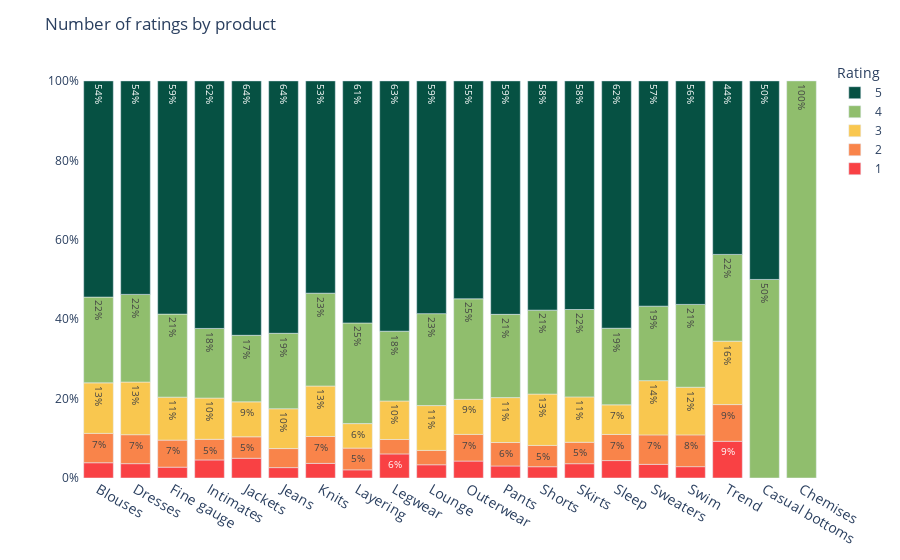

The cell this chart's notebook holds for it:
### Code cell
data_4['Rating'] = data_4['Rating'].sort_values().astype(str)

fig = px.bar(data_4, x="Class Name", y='per_number_of_reviews', 
             color='Rating',
      text_auto='.0%',     
      color_discrete_map={
        '5': 'rgb(6, 81, 67)',
        '4': 'rgb(144, 190, 109)',
        '3': 'rgb(249, 199, 79)',
        '2': 'rgb(249, 132, 74)',
        '1': 'rgb(249, 65, 68)',
      })

fig.update_traces(hovertemplate= '%{y:.1%}',
                 textposition='inside')

fig.update_layout(
    legend=dict(
        traceorder="reversed"
    ),
    plot_bgcolor='rgba(0, 0, 0,0)',
    title='Number of ratings by product',
    xaxis_tickfont_size=14,
    yaxis=dict(title=None, tickformat='0%'),
    xaxis=dict(title=None),
    hovermode="x unified",
    uniformtext_minsize=10, 
    uniformtext_mode='hide'
)

fig

### Figure 1 — Plotly figure (JSON) as saved in the notebook; plotly's stock layout.template omitted (floating-point values rounded to 4 significant figures)
{"data": [{"alignmentgroup": "True", "hovertemplate": "%{y:.1%}", "legendgroup": "1", "marker": {"color": "rgb(249, 65, 68)", "pattern": {"shape": ""}}, "name": "1", "offsetgroup": "1", "orientation": "v", "showlegend": true, "textposition": "inside", "texttemplate": "%{y:.0%}", "type": "bar", "x": ["Blouses", "Dresses", "Fine gauge", "Intimates", "Jackets", "Jeans", "Knits", "Layering", "Legwear", "Lounge", "Outerwear", "Pants", "Shorts", "Skirts", "Sleep", "Sweaters", "Swim", "Trend"], "xaxis": "x", "y": [0.03842, 0.03608, 0.02727, 0.04545, 0.04972, 0.02616, 0.03675, 0.02055, 0.06061, 0.03329, 0.04268, 0.03026, 0.02839, 0.03598, 0.04386, 0.03431, 0.02857, 0.09244], "yaxis": "y"}, {"alignmentgroup": "True", "hovertemplate": "%{y:.1%}", "legendgroup": "2", "marker": {"color": "rgb(249, 132, 74)", "pattern": {"shape": ""}}, "name": "2", "offsetgroup": "2", "orientation": "v", "showlegend": true, "textposition": "inside", "texttemplate": "%{y:.0%}", "type": "bar", "x": ["Blouses", "Dresses", "Fine gauge", "Intimates", "Jackets", "Jeans", "Knits", "Layering", "Legwear", "Lounge", "Outerwear", "Pants", "Shorts", "Skirts", "Sleep", "Sweaters", "Swim", "Trend"], "xaxis": "x", "y": [0.07394, 0.07295, 0.06818, 0.05195, 0.05398, 0.04795, 0.06773, 0.05479, 0.03636, 0.03618, 0.06707, 0.05908, 0.05363, 0.05397, 0.06579, 0.07423, 0.08, 0.09244], "yaxis": "y"}, {"alignmentgroup": "True", "hovertemplate": "%{y:.1%}", "legendgroup": "3", "marker": {"color": "rgb(249, 199, 79)", "pattern": {"shape": ""}}, "name": "3", "offsetgroup": "3", "orientation": "v", "showlegend": true, "textposition": "inside", "texttemplate": "%{y:.0%}", "type": "bar", "x": ["Blouses", "Dresses", "Fine gauge", "Intimates", "Jackets", "Jeans", "Knits", "Layering", "Legwear", "Lounge", "Outerwear", "Pants", "Shorts", "Skirts", "Sleep", "Sweaters", "Swim", "Trend"], "xaxis": "x", "y": [0.1272, 0.1326, 0.1082, 0.1039, 0.08807, 0.1003, 0.1272, 0.06164, 0.09697, 0.1129, 0.08841, 0.1131, 0.1293, 0.1143, 0.07456, 0.1366, 0.12, 0.1597], "yaxis": "y"}, {"alignmentgroup": "True", "hovertemplate": "%{y:.1%}", "legendgroup": "4", "marker": {"color": "rgb(144, 190, 109)", "pattern": {"shape": ""}}, "name": "4", "offsetgroup": "4", "orientation": "v", "showlegend": true, "textposition": "inside", "texttemplate": "%{y:.0%}", "type": "bar", "x": ["Blouses", "Casual bottoms", "Chemises", "Dresses", "Fine gauge", "Intimates", "Jackets", "Jeans", "Knits", "Layering", "Legwear", "Lounge", "Outerwear", "Pants", "Shorts", "Skirts", "Sleep", "Sweaters", "Swim", "Trend"], "xaxis": "x", "y": [0.216, 0.5, 1, 0.2208, 0.2091, 0.1753, 0.1676, 0.1901, 0.2337, 0.2534, 0.1758, 0.2315, 0.253, 0.2097, 0.2114, 0.2201, 0.193, 0.1877, 0.2086, 0.2185], "yaxis": "y"}, {"alignmentgroup": "True", "hovertemplate": "%{y:.1%}", "legendgroup": "5", "marker": {"color": "rgb(6, 81, 67)", "pattern": {"shape": ""}}, "name": "5", "offsetgroup": "5", "orientation": "v", "showlegend": true, "textposition": "inside", "texttemplate": "%{y:.0%}", "type": "bar", "x": ["Blouses", "Casual bottoms", "Dresses", "Fine gauge", "Intimates", "Jackets", "Jeans", "Knits", "Layering", "Legwear", "Lounge", "Outerwear", "Pants", "Shorts", "Skirts", "Sleep", "Sweaters", "Swim", "Trend"], "xaxis": "x", "y": [0.5444, 0.5, 0.5376, 0.5873, 0.6234, 0.6406, 0.6356, 0.5346, 0.6096, 0.6303, 0.5861, 0.5488, 0.5879, 0.5773, 0.5757, 0.6228, 0.5672, 0.5629, 0.437], "yaxis": "y"}], "layout": {"barmode": "relative", "hovermode": "x unified", "legend": {"title": {"text": "Rating"}, "tracegroupgap": 0, "traceorder": "reversed"}, "margin": {"t": 60}, "plot_bgcolor": "rgba(0, 0, 0,0)", "title": {"text": "Number of ratings by product"}, "uniformtext": {"minsize": 10, "mode": "hide"}, "xaxis": {"anchor": "y", "domain": [0, 1], "tickfont": {"size": 14}, "title": {}}, "yaxis": {"anchor": "x", "domain": [0, 1], "tickformat": "0%", "title": {}}}}
